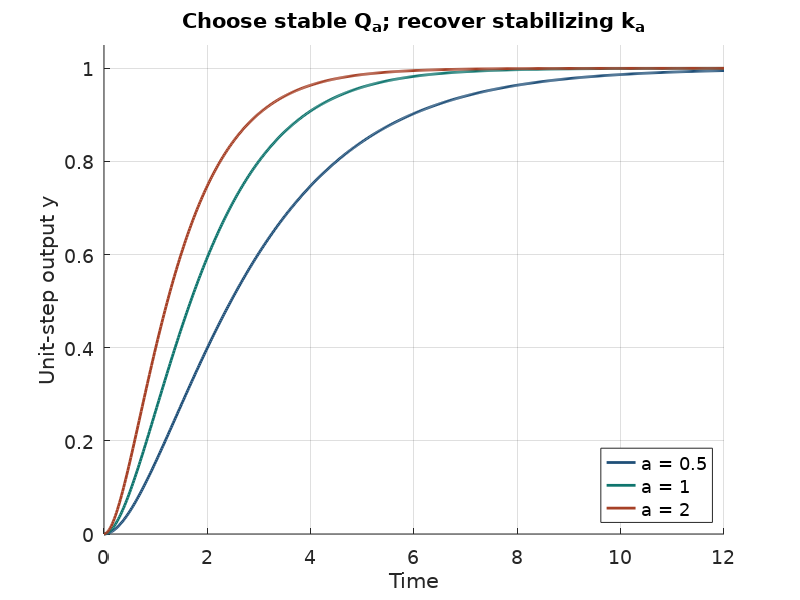

Write MATLAB code to recreate this figure.
% Executable examples for Chapter 9. Run from the repository root.
1;
pkg load control;
s=tf('s'); g=1/(s+1); t=(0:.02:12)';
set(0,'defaultaxesfontname','DejaVu Sans','defaulttextfontname','DejaVu Sans', ...
      'defaultaxesfontsize',14,'defaulttextfontsize',14);
fh=figure('visible','off','position',[0,0,800,330]); hold on; grid on;
colors=[.12,.31,.47;.06,.46,.43;.65,.25,.15]; index=0;
for a=[.5,1,2]
  index=index+1; Q=a/(s+a); k=a*(s+1)/(s*(s+a+1));
  T=feedback(ss(g*k),1);
  % Compare physical feedback with a separately specified closed-loop transfer.
  for w=[.07,.8,3.2]
    assert(abs(freqresp(T,w)-a/((1i*w+1)*(1i*w+a))) < 1e-9);
    assert(abs(freqresp(feedback(k,g),w)-freqresp(Q,w)) < 1e-9);
  end
  assert(all(real(pole(T)) < 0));
  response=step(T,t);
  if a==1, assert(max(abs(response-(1-(1+t).*exp(-t)))) < 1e-8); end
  plot(t,response,'linewidth',2,'color',colors(index,:));
end
xlabel('Time'); ylabel('Unit-step output y'); title('Choose stable Q_a; recover stabilizing k_a');
legend('a = 0.5','a = 1','a = 2','location','southeast'); ylim([0,1.05]);
assets=fullfile(fileparts(fileparts(mfilename('fullpath'))),'assets');
if ~exist(assets,'dir'), mkdir(assets); end
print(fh,fullfile(assets,'youla-response.svg'),'-dsvg'); close(fh);

% An unstable controller can stabilize a stable plant. Do not cancel its states first.
k=ss(2*(s+1)/(s-1));
assert(any(real(pole(k)) > 0));
assert(all(real(pole(feedback(k,ss(g)))) < 0));

% Unstable plant and scalar coprime family (negative feedback).
gu=ss(1/(s-1)); n=1/(s+1); m=(s-1)/(s+1);
for q=[0,1]
  k=minreal((2+m*q)/(1-n*q));
  S=feedback(ss(1),gu*ss(k));
  assert(all(real(pole(S)) < 0));
  for w=[.13,.6,2.7]
    actual=freqresp(S,w);
    expected=(1i*w-1)/(1i*w+1)*(1-q/(1i*w+1));
    assert(abs(actual-expected) < 1e-8);
  end
end

% H2 projection example: expectations follow from independent scalar integrals.
gi=(s-1)/(s+1); target=1/(s+1);
assert(abs(norm(ss(target),2)^2-.5) < 1e-10);
for a=[.3,1.7]
  Q=a/(s+2);
  assert(abs(norm(ss(gi*Q-target),2)^2-(a^2/4+.5)) < 1e-9);
end
% Improper inverse: the filtered inverse converges without pretending exact attainment.
errors=[];
for eta=[.2,.05,.01]
  Q=(s+1)*target/(1+eta*s);
  errors(end+1)=norm(ss(g*Q-target),2);
end
assert(all(diff(errors) < 0));
printf('Almost-optimal matching errors: %.6f %.6f %.6f\n',errors);

% A noncommuting, asymmetric matrix example catches ordering and sign mistakes.
P=[1/(s+1),tf(0);2/(s+3),3/(s+2)];
Q=[.4/(s+2),tf(0);-.7/(s+4),.2/(s+5)];
for w=[.09,.7,2.3]
  p=freqresp(P,w); q=freqresp(Q,w);
  K=(eye(2)+q*p)\q;
  recovered=K/(eye(2)-p*K);
  assert(norm(recovered-q,2) < 1e-12 && abs(K(1,2)) < 1e-12);
  assert(norm(p*q-q*p,2) > 1e-4);
end

% Check the observer-based affine formula against the actual physical feedback loop.
A=[1,.4;0,-2]; B1=[.3;1]; B2=[1;1]; C1=[1,-.7]; C2=[1,0];
F=[-3,0]; L=[-4;0]; D11=.2; D12=.4; D21=.3;
P=ss(A,[B1,B2],[C1;C2],[D11,D12;D21,0]);
J=ss(A+B2*F+L*C2,[-L,B2],[F;-C2],[0,1;1,0]);
fixed=ss([A+B2*F,-B2*F;zeros(2),A+L*C2], ...
  [B1,B2;B1+L*D21,zeros(2,1)], ...
  [C1+D12*F,-D12*F;zeros(1,2),C2],[D11,D12;D21,0]);
for q={ss(0),ss(1/(s+3))}
  K=lft(J,q{1}); physical=lft(P,K);
  affine=fixed(1,1)+fixed(1,2)*q{1}*fixed(2,1);
  assert(all(real(pole(physical)) < 0));
  for w=[.17,.9,4]
    assert(abs(freqresp(physical,w)-freqresp(affine,w)) < 1e-9);
  end
end

% The printed exercise 2(d) omits LC even for D=0: Q=0 is then not a stabilizer.
A=1; B=1; C=1; F=-2; L=-2;
printed_K=ss(A+B*F,L,-F,0);
assert(max(real(pole(feedback(printed_K,gu,+1)))) > -1e-8);
corrected_K=ss(A+B*F+L*C,L,-F,0);
assert(all(real(pole(feedback(corrected_K,gu,+1))) < 0));
disp('All Chapter 9 numerical examples passed.');
